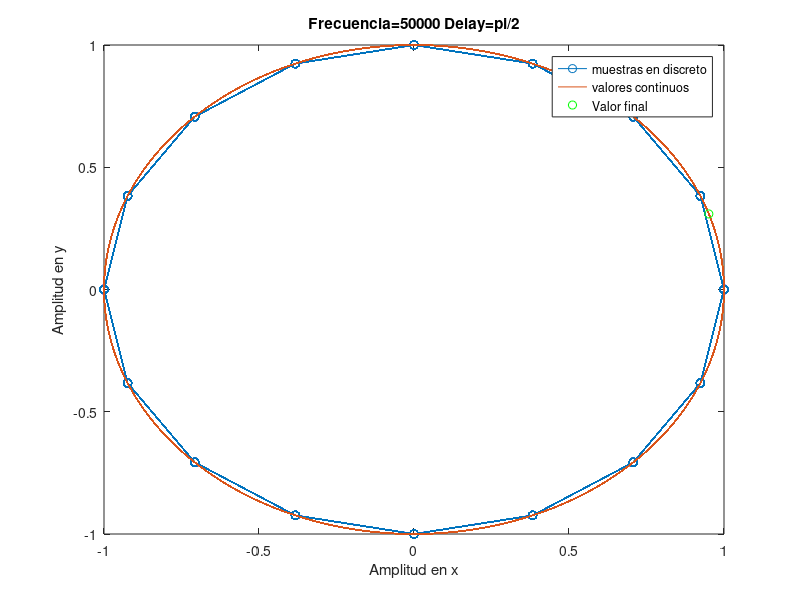
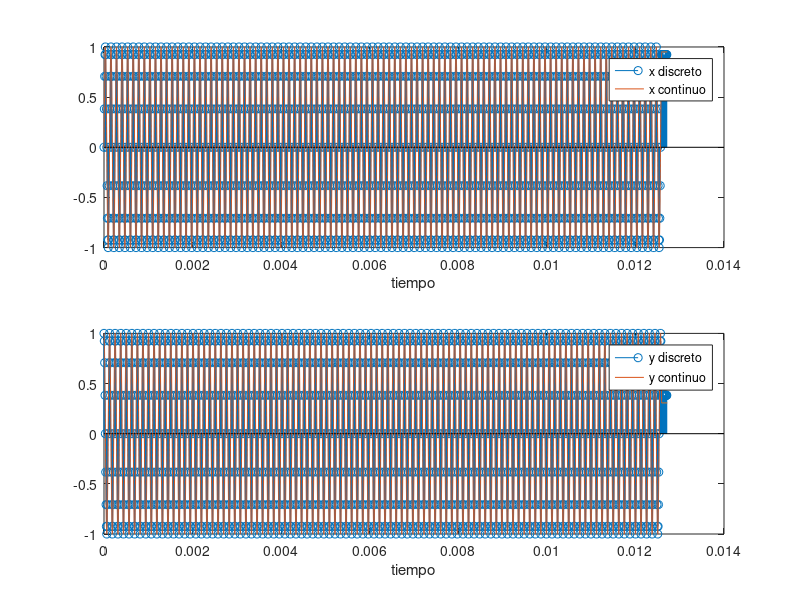

Here is the MATLAB script that generated these plots, in order:
 
clear all
close all
clc

%Frecuencia de muestreo:
f_max =   50e3;

%Parametro de simulación
nciclos         = 100;                %Cantidad de ciclos simulados
simulation_time = (nciclos+0.2)*2*pi/f_max; %Tiempo de simulacion


%Factor de sobremuestreo discreto
npoints_discreto = 16;
f_s_discreto = npoints_discreto * f_max;
t_s_discreto = 1/f_s_discreto;

%Factor de sobremuestreo continuo
npoints_continuo = 500; %Cantidad de muestras que se toman en cada ciclo (en tiempo continuo)
f_s_continua = npoints_continuo * f_max;
t_s_continua= 1/f_s_continua;

%Señal discreta muestreada con factor de sobremuestreo npoints_discreto
t_line_discreto = (0:2*pi*t_s_discreto:simulation_time);

%Señal discreta muestreada con factor de sobremuestreo npoints_continua
t_line_continua = (0:2*pi*t_s_continua:simulation_time);


%Señal continua con delay pi/2
B = 1; 
A = B;
delay = pi/2; 

x_continuo = A * sin(f_max*t_line_continua);
y_continuo = B * sin(f_max*t_line_continua+delay);

x_continuo = [x_continuo, ones(1,npoints_continuo)* x_continuo(end)];
y_continuo = [y_continuo, ones(1,npoints_continuo)* y_continuo(end)];
%Señal discreta con delay pi/2
B = 1; 
A = B;
delay = pi/2; 

x_discreto = A * sin(f_max*t_line_discreto);
y_discreto = B * sin(f_max*t_line_discreto + delay);  

x_discreto = [x_discreto, ones(1,npoints_discreto)* x_discreto(end)];
y_discreto = [y_discreto, ones(1,npoints_discreto)* y_discreto(end)];

%Representación de figuras de Lissajous con delay pi/2

figure
plot(x_discreto,y_discreto,'-o')
hold all
plot(x_continuo,y_continuo,'-')
axis([-1 1 -1 1]), 
title(sprintf('Frecuencia=%d Delay=pi/2',f_max))
xlabel('Amplitud en x');
ylabel('Amplitud en y');
hold all
plot(x_continuo(end),y_continuo(end),'og')
legend('muestras en discreto','valores continuos','Valor final')
%Comparación entre señal ideal y señal muestreada en funcion del tiempo

t_line_continua = [t_line_continua,(t_line_continua(end): 2*pi*t_s_continua:t_line_continua(end)+(npoints_continuo-1)*2*pi*t_s_continua)];
t_line_discreto = [t_line_discreto,(t_line_discreto(end): 2*pi*t_s_discreto:t_line_discreto(end)+(npoints_discreto-1)*2*pi*t_s_discreto)];

figure
subplot(211)
stem(t_line_discreto,x_discreto)
hold all
plot(t_line_continua,x_continuo,'-')
xlabel('tiempo')
legend('x discreto','x continuo')
subplot(212)
stem(t_line_discreto,y_discreto)
hold all
plot(t_line_continua,y_continuo,'-')
xlabel('tiempo')
legend('y discreto','y continuo')

